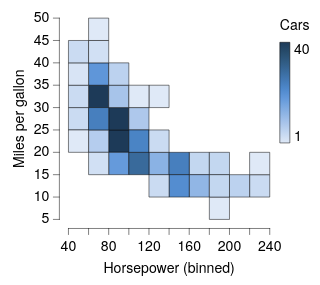

Write the Vega-Lite specification saved for this chart.
### Vega-Lite specification from a JSON file in a GitHub repository (floating-point values rounded to 4 significant figures; data arrays with more than 128 entries replaced by an {"elided": "..."} marker saying what was removed)
{"background": null, "config": {"arc": {"fill": "#DBDBDB", "fillOpacity": 1.0, "innerRadius": 25.0, "padAngle": 0.03, "stroke": "black", "strokeOpacity": 1, "strokeWidth": 0.25}, "area": {"fill": "#DBDBDB", "fillOpacity": 1.0, "stroke": "black", "strokeOpacity": 1, "strokeWidth": 0.25}, "axis": {"domain": true, "domainCap": "round", "domainColor": "black", "domainWidth": 0.25, "grid": false, "gridCap": "round", "gridColor": "#F1F1F1", "gridDash": [0, 0], "gridOpacity": 1.0, "gridWidth": 0.25, "labelColor": "black", "labelFont": "HelveticaNeue", "labelFontSize": 7, "labelFontStyle": "normal", "labelFontWeight": 400, "offset": 4.5, "ticks": true, "tickCap": "round", "tickColor": "black", "tickRound": false, "tickSize": 3, "tickWidth": 0.25, "titleColor": "black", "titleFont": "HelveticaNeue", "titleFontSize": 7, "titleFontStyle": "normal", "titleFontWeight": 400}, "axisX": {"domain": true, "labelAlign": "center", "labelAngle": 0, "labels": true, "ticks": true, "translate": 0}, "axisY": {"domain": true, "labelAlign": "right", "labelAngle": 0, "labels": true, "ticks": true, "translate": 0}, "axisRight": {"domain": true, "labelAlign": "left", "labelAngle": 0, "labels": true, "ticks": true, "translate": 0}, "axisTop": {"domain": true, "labelAlign": "center", "labelAngle": 0, "labels": true, "ticks": true, "translate": 0}, "axisBand": {"tickOffset": 0}, "bar": {"fill": "#DBDBDB", "fillOpacity": 1.0, "stroke": "black", "strokeOpacity": 1, "strokeWidth": 0.25}, "boxplot": {"size": 9.0, "ticks": {"cornerRadius": 0.25, "fill": "black", "size": 4.5, "thickness": 0.25}, "box": {"fillOpacity": 1.0, "stroke": "black", "strokeOpacity": 1, "strokeWidth": 0.25}, "median": {"fill": "black", "fillOpacity": 1.0, "size": 9.0, "thickness": 0.25}, "rule": {"fill": "black", "fillOpacity": 1.0, "size": 10.0, "stroke": "black", "strokeDash": [0, 0], "strokeOpacity": 1, "strokeWidth": 0.25}, "outliers": {"color": "black", "fill": "black", "fillOpacity": 1.0, "size": 0, "stroke": "black", "strokeOpacity": 1, "strokeWidth": 0.25}}, "circle": {"fill": "black", "fillOpacity": 1.0, "size": 0.5, "stroke": null, "strokeOpacity": 1, "strokeWidth": 0.25}, "errorband": {"band": {"fillOpacity": 0.6, "stroke": null, "strokeWidth": 0.25, "strokeOpacity": 1}, "borders": {"opacity": 0, "strokeOpacity": 0.25, "strokeWidth": 1}}, "errorbar": {"opacity": 1, "rule": {"strokeDash": [0, 0], "strokeWidth": 0.5}, "ticks": {"color": "black", "cornerRadius": 0.25, "opacity": 1, "size": 6.0, "thickness": 0.5}, "thickness": 0.5}, "font": "HelveticaNeue", "geoshape": {"fill": "#DBDBDB", "fillOpacity": 1.0, "stroke": "black", "strokeOpacity": 1, "strokeWidth": 0.25}, "header": {"labelColor": "black", "labelFont": "HelveticaNeue", "labelFontSize": 7, "labelFontStyle": "normal", "labelFontWeight": 400, "titleColor": "black", "titleFont": "HelveticaNeue", "titleFontSize": 7, "titleFontStyle": "normal", "titleFontWeight": 400, "titlePadding": 0}, "legend": {"disable": false, "offset": 4.5, "gradientLength": 50.0, "gradientThickness": 5.0, "gradientOpacity": 1.0, "gradientStrokeColor": "black", "gradientStrokeWidth": 0.25, "labelColor": "black", "labelFont": "HelveticaNeue", "labelFontSize": 7, "labelFontStyle": "normal", "labelFontWeight": 400, "strokeColor": "black", "strokeWidth": 0, "symbolSize": 42, "symbolStrokeColor": "black", "symbolStrokeWidth": 0.25, "titleColor": "black", "titleFont": "HelveticaNeue", "titleFontSize": 7, "titleFontStyle": "normal", "titleFontWeight": 400}, "line": {"color": "black", "stroke": "black", "strokeCap": "round", "strokeDash": [0, 0], "strokeOpacity": 1, "strokeWidth": 0.375}, "point": {"filled": true, "fill": "#DBDBDB", "fillOpacity": 1.0, "size": 5.0, "stroke": "black", "strokeOpacity": 1, "strokeWidth": 0.25}, "range": {"category": ["#C6D9F1", "#F1C9CB", "#FEF0B9", "#CEE37A", "#7AA8E0", "#E589A3", "#FDDD5D", "#68B961", "#4177B1", "#C35082", "#E5C227", "#438156"], "diverging": {"scheme": ["#C35082", "#CE6D94", "#D989A7", "#E2A4BA", "#EABFCE", "#F1DBE2", "#F6F6F6", "#D7E0EB", "#B9CBE0", "#9BB6D5", "#7DA1C9", "#5F8CBD", "#4177B1"]}, "heatmap": {"scheme": ["#DFE9F7", "#C6D9F1", "#ADC8EC", "#94B8E6", "#7AA8E0", "#6097DA", "#4D87CA", "#4177B1", "#386898", "#2F597F", "#264A69", "#1D3A58"]}, "ordinal": {"scheme": ["#F1F1F1", "#DBDBDB", "#C6C6C6", "#B2B2B2", "#9D9D9D", "#898989", "#767676", "#636363", "#515151", "#404040", "#2F2F2F", "#1F1F1F"]}, "ramp": {"scheme": ["#DFE9F7", "#C6D9F1", "#ADC8EC", "#94B8E6", "#7AA8E0", "#6097DA", "#4D87CA", "#4177B1", "#386898", "#2F597F", "#264A69", "#1D3A58"]}}, "rule": {"color": "black", "stroke": "black", "strokeCap": "round", "strokeDash": [2, 2], "strokeOpacity": 1, "strokeWidth": 0.25}, "scale": {"bandPaddingInner": 0.1, "bandPaddingOuter": 0.1, "round": false}, "rect": {"fill": "#DBDBDB", "fillOpacity": 1.0, "stroke": "black", "strokeOpacity": 1, "strokeWidth": 0.25}, "square": {"fill": "#DBDBDB", "fillOpacity": 1.0, "size": 10.0, "stroke": "black", "strokeOpacity": 1, "strokeWidth": 0.25}, "text": {"color": "black", "font": "HelveticaNeue", "fontSize": 7, "fontStyle": "normal", "fontWeight": 400}, "title": {"anchor": "middle", "frame": "group", "color": "black", "font": "HelveticaNeue", "fontSize": 7, "fontStyle": "normal", "fontWeight": 400, "subtitleColor": "black", "subtitleFont": "HelveticaNeue", "subtitleFontSize": "HelveticaNeue", "subtitleFontStyle": "normal", "subtitleFontWeight": 400}, "view": {"continuousWidth": 100, "continuousHeight": 100, "discreteWidth": 100, "discreteHeight": 100, "fill": null, "stroke": null, "strokeWidth": 0.25}}, "data": {"name": "data-7285c4e2e195e5a75737a34913199f5f"}, "mark": {"type": "rect"}, "encoding": {"color": {"aggregate": "count", "title": "Cars", "type": "quantitative"}, "x": {"bin": {"maxbins": 12}, "field": "Horsepower", "type": "quantitative"}, "y": {"bin": {"maxbins": 12}, "field": "Miles_per_Gallon", "title": "Miles per gallon", "type": "quantitative"}}, "$schema": "https://vega.github.io/schema/vega-lite/v6.4.1.json", "datasets": {"data-7285c4e2e195e5a75737a34913199f5f": {"elided": "392 records"}}}
